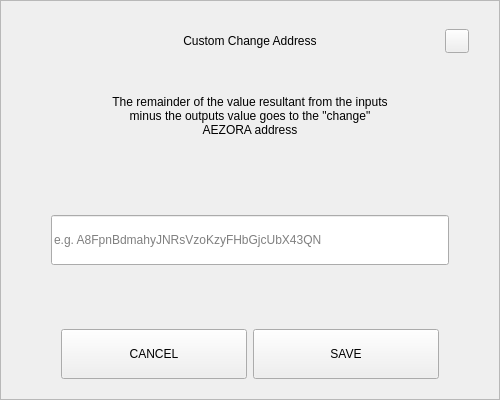
<?xml version="1.0" encoding="UTF-8"?>
<ui version="4.0">
 <class>SendChangeAddressDialog</class>
 <widget class="QDialog" name="SendChangeAddressDialog">
  <property name="geometry">
   <rect>
    <x>0</x>
    <y>0</y>
    <width>500</width>
    <height>400</height>
   </rect>
  </property>
  <property name="windowTitle">
   <string>Dialog</string>
  </property>
  <layout class="QVBoxLayout" name="verticalLayout">
   <property name="spacing">
    <number>0</number>
   </property>
   <property name="leftMargin">
    <number>0</number>
   </property>
   <property name="topMargin">
    <number>0</number>
   </property>
   <property name="rightMargin">
    <number>0</number>
   </property>
   <property name="bottomMargin">
    <number>0</number>
   </property>
   <item>
    <widget class="QFrame" name="frame">
     <property name="styleSheet">
      <string notr="true"/>
     </property>
     <property name="frameShape">
      <enum>QFrame::StyledPanel</enum>
     </property>
     <property name="frameShadow">
      <enum>QFrame::Raised</enum>
     </property>
     <layout class="QVBoxLayout" name="verticalLayout_2" stretch="0,0,0,0,0,0,0">
      <property name="spacing">
       <number>0</number>
      </property>
      <property name="leftMargin">
       <number>30</number>
      </property>
      <property name="topMargin">
       <number>20</number>
      </property>
      <property name="rightMargin">
       <number>30</number>
      </property>
      <property name="bottomMargin">
       <number>20</number>
      </property>
      <item>
       <layout class="QHBoxLayout" name="horizontalLayout_3">
        <property name="spacing">
         <number>0</number>
        </property>
        <item>
         <spacer name="horizontalSpacer_2">
          <property name="orientation">
           <enum>Qt::Horizontal</enum>
          </property>
          <property name="sizeHint" stdset="0">
           <size>
            <width>40</width>
            <height>20</height>
           </size>
          </property>
         </spacer>
        </item>
        <item>
         <widget class="QLabel" name="labelTitle">
          <property name="minimumSize">
           <size>
            <width>0</width>
            <height>40</height>
           </size>
          </property>
          <property name="maximumSize">
           <size>
            <width>16777215</width>
            <height>40</height>
           </size>
          </property>
          <property name="styleSheet">
           <string notr="true">padding-left:24px;</string>
          </property>
          <property name="text">
           <string>Custom Change Address</string>
          </property>
          <property name="alignment">
           <set>Qt::AlignCenter</set>
          </property>
          <property name="margin">
           <number>7</number>
          </property>
         </widget>
        </item>
        <item>
         <spacer name="horizontalSpacer">
          <property name="orientation">
           <enum>Qt::Horizontal</enum>
          </property>
          <property name="sizeHint" stdset="0">
           <size>
            <width>40</width>
            <height>20</height>
           </size>
          </property>
         </spacer>
        </item>
        <item>
         <widget class="QPushButton" name="btnEsc">
          <property name="minimumSize">
           <size>
            <width>24</width>
            <height>24</height>
           </size>
          </property>
          <property name="maximumSize">
           <size>
            <width>24</width>
            <height>24</height>
           </size>
          </property>
          <property name="focusPolicy">
           <enum>Qt::NoFocus</enum>
          </property>
          <property name="text">
           <string/>
          </property>
         </widget>
        </item>
       </layout>
      </item>
      <item>
       <spacer name="verticalSpacer_2">
        <property name="orientation">
         <enum>Qt::Vertical</enum>
        </property>
        <property name="sizeType">
         <enum>QSizePolicy::Fixed</enum>
        </property>
        <property name="sizeHint" stdset="0">
         <size>
          <width>20</width>
          <height>20</height>
         </size>
        </property>
       </spacer>
      </item>
      <item alignment="Qt::AlignHCenter">
       <widget class="QLabel" name="labelMessage">
        <property name="minimumSize">
         <size>
          <width>0</width>
          <height>70</height>
         </size>
        </property>
        <property name="text">
         <string>The remainder of the value resultant from the inputs minus the outputs value goes to the &quot;change&quot; AEZORA address</string>
        </property>
        <property name="alignment">
         <set>Qt::AlignCenter</set>
        </property>
        <property name="wordWrap">
         <bool>true</bool>
        </property>
       </widget>
      </item>
      <item>
       <spacer name="verticalSpacer_3">
        <property name="orientation">
         <enum>Qt::Vertical</enum>
        </property>
        <property name="sizeHint" stdset="0">
         <size>
          <width>20</width>
          <height>40</height>
         </size>
        </property>
       </spacer>
      </item>
      <item>
       <layout class="QHBoxLayout" name="horizontalLayout_2">
        <property name="spacing">
         <number>0</number>
        </property>
        <property name="leftMargin">
         <number>20</number>
        </property>
        <property name="rightMargin">
         <number>20</number>
        </property>
        <item>
         <widget class="QLineEdit" name="lineEditAddress">
          <property name="minimumSize">
           <size>
            <width>0</width>
            <height>50</height>
           </size>
          </property>
          <property name="placeholderText">
           <string notr="true">e.g. A8FpnBdmahyJNRsVzoKzyFHbGjcUbX43QN</string>
          </property>
         </widget>
        </item>
       </layout>
      </item>
      <item>
       <spacer name="verticalSpacer">
        <property name="orientation">
         <enum>Qt::Vertical</enum>
        </property>
        <property name="sizeHint" stdset="0">
         <size>
          <width>20</width>
          <height>40</height>
         </size>
        </property>
       </spacer>
      </item>
      <item>
       <layout class="QHBoxLayout" name="horizontalLayout" stretch="2,2">
        <property name="spacing">
         <number>6</number>
        </property>
        <property name="leftMargin">
         <number>30</number>
        </property>
        <property name="rightMargin">
         <number>30</number>
        </property>
        <item>
         <widget class="QPushButton" name="btnCancel">
          <property name="minimumSize">
           <size>
            <width>180</width>
            <height>50</height>
           </size>
          </property>
          <property name="focusPolicy">
           <enum>Qt::NoFocus</enum>
          </property>
          <property name="text">
           <string>CANCEL</string>
          </property>
         </widget>
        </item>
        <item>
         <widget class="QPushButton" name="btnSave">
          <property name="minimumSize">
           <size>
            <width>180</width>
            <height>50</height>
           </size>
          </property>
          <property name="focusPolicy">
           <enum>Qt::NoFocus</enum>
          </property>
          <property name="text">
           <string>SAVE</string>
          </property>
         </widget>
        </item>
       </layout>
      </item>
     </layout>
    </widget>
   </item>
  </layout>
 </widget>
 <resources/>
 <connections/>
</ui>
